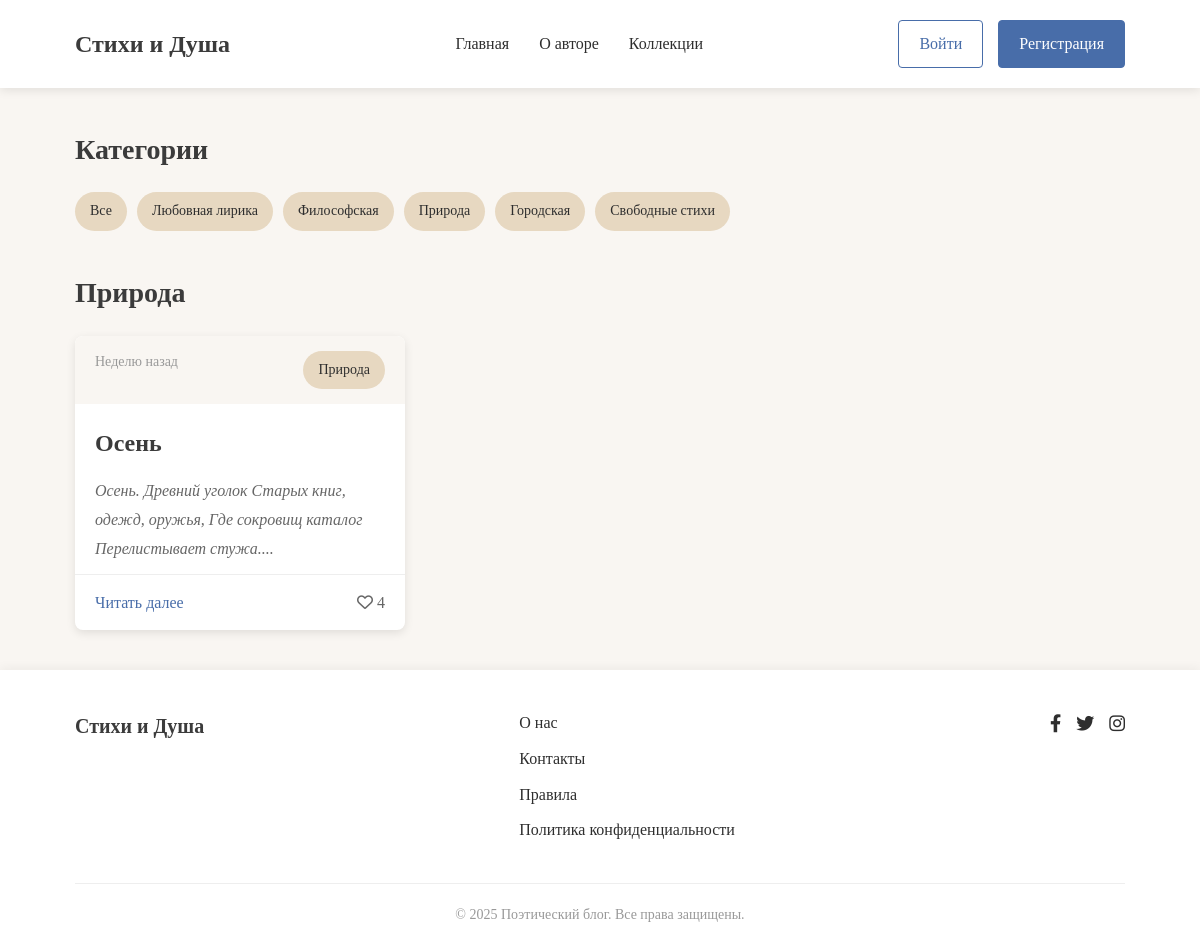
Screenshot of /category/3/ with the database file from the repository.
### show/models.py (models this page shows, shortened)
class Category(models.Model):
    title = models.CharField(max_length=60)
    def __str__(self):
        return f'{self.title}'

class Poem(models.Model):
    title = models.CharField(max_length=120)
    text = models.TextField()
    category = models.ForeignKey(to=Category, on_delete=models.CASCADE, related_name='poems')
    date_public = models.DateTimeField(auto_now_add=True)
    like = models.ManyToManyField(to=User, related_name="poems", blank=True)
    reads = models.ManyToManyField(to=User, related_name="reads")
    def text_poem(self):
        dot = self.text.count('.')
        if dot > 1:
            total = self.text.find('.')
            total_str = self.text.find('.', total + 1)
            return f"{self.text[0:total_str + 1]}..."
        else:
            return self.text
    def date_count(self):
        now_date = self.date_public.date()
        today = datetime.today().date()
        delta = (today - now_date).days
        if delta == 0:
            return 'Сегодня'
        elif delta == 1:
            return 'Вчера'
        elif delta == 7:
            return 'Неделю назад'
        elif delta < 31:
            return f'{delta} дней назад'
        elif delta < 365:
            months = delta // 30
            return f'{months} месяц(ев) назад'
        else:
            years = delta // 365
            return f'{years} год(а/лет) назад'

### show/views.py (the view)
# urls.py: path('', views.index, name='index'),
def index(request, category_id=None):
    context = {
        'categoryies' : Category.objects.all(),
        'last_poem' : Poem.objects.filter(category_id=category_id) if category_id else Poem.objects.all().order_by('-id')[:3],
        'title' : Category.objects.get(id=category_id) if category_id else "Посдение посты"
    }
    return render(request, 'show/index.html', context)

### show/templates/show/index.html
{% extends "show/base.html" %}
{% load static %}
{% block main %}
    <main class="main">
        <div class="container">
            <section class="categories">
                <h2>Категории</h2>
                <div class="category-list">
                    <a href="{% url "index" %}" class="category">Все</a>
                    {% for category in categoryies %}
                        <a href="{% url "category" category.id %}" class="category">{{ category.title }}</a>
                    {% endfor %}
                </div>
            </section>
            <section class="poems">
                <h2>{{ title.title }}</h2>
                <div class="poem-grid">
                    {% for poems in last_poem %}
                        <article class="poem-card">
                            <div class="poem-meta">
                                <span class="date">{{ poems.date_count }}</span>
                                <span class="category">{{ poems.category }}</span>
                            </div>
                            <h3 class="poem-title"><a href="{% url "show:poem" poems.id %}">{{ poems.title }}</a></h3>
                            <div class="poem-excerpt">
                                <p>{{ poems.text_poem }}<br>
                                </p>
                            </div>
                            <div class="poem-footer">
                                <a href="{% url "show:poem" poems.id %}" class="read-more">Читать далее</a>
                                {% if user in poems.like.all %}
                                    <a class="red" href="{% url "show:like" poems.id %}">
                                        <i class="far fa-heart"></i> {{ poems.like.count }}
                                    </a>
                                {% else %}
                                    <a class="likes" href="{% url "show:like" poems.id %}">
                                        <i class="far fa-heart"></i> {{ poems.like.count }}
                                    </a>
                                {% endif %}
                            </div>
                        </article>
                    {% endfor %}
                </div>
            </section>
        </div>
    </main>
{% endblock main %}

### frontend/css/style.css (style rules this page uses)
:root { --bg-color: #F9F6F2; --text-color: #2E2E2E; --heading-color: #3B3B3B; --accent-color: #C18C5D; --button-color: #486DA9; --category-color: #E7D8C1; }
* { margin: 0; padding: 0; box-sizing: border-box; }
body { font-family: 'Georgia', serif; background-color: var(--bg-color); color: var(--text-color); line-height: 1.6; }
a { text-decoration: none; color: var(--button-color); transition: color 0.3s; }
.container { width: 90%; max-width: 1200px; margin: 0 auto; padding: 0 15px; }
.main { padding: 40px 0; }
h1, h2, h3, h4 { color: var(--heading-color); margin-bottom: 20px; font-weight: 600; }
h2 { font-size: 28px; }
h3 { font-size: 24px; }
.categories { margin-bottom: 40px; }
.category-list { display: flex; flex-wrap: wrap; gap: 10px; }
.category { background-color: var(--category-color); padding: 8px 15px; border-radius: 20px; font-size: 14px; color: var(--text-color); transition: all 0.3s; }
.poem-grid { display: grid; grid-template-columns: repeat(auto-fill, minmax(300px, 1fr)); gap: 30px; }
.poem-card { background-color: white; border-radius: 8px; overflow: hidden; box-shadow: 0 3px 10px rgba(0, 0, 0, 0.1); transition: transform 0.3s, box-shadow 0.3s; }
.poem-meta { display: flex; justify-content: space-between; padding: 15px 20px; background-color: var(--bg-color); font-size: 14px; color: #666; }
.poem-title { padding: 0 20px; margin: 15px 0; }
.poem-title a { color: var(--heading-color); }
.poem-excerpt { padding: 0 20px; margin-bottom: 20px; color: var(--text-color); line-height: 1.8; }
.poem-footer { display: flex; justify-content: space-between; align-items: center; padding: 15px 20px; border-top: 1px solid #eee; }
.read-more { font-weight: 500; }
.likes { color: #666; }
.poem-meta { margin-bottom: 20px; }
.poem-excerpt { color: #666; margin-bottom: 10px; font-style: italic; }
.poem-meta { font-size: 14px; color: #999; }
.poem-card, .poem-full, .comment, .profile-header, .auth-form-container { animation: fadeIn 0.6s ease-out forwards; }
.poem-card { transition: transform 0.3s ease, box-shadow 0.3s ease; }
.poem-card:nth-child(1) { animation-delay: 0.1s; }

### rows the page displays
Category: title "Любовная лирика"
Category: title "Философская"
Category: title "Природа"
Category: title "Городская"
Category: title "Свободные стихи"
Poem: date_count "Неделю назад", category "Природа", title "Осень", text_poem "Осень. Древний уголок Старых книг, одежд, оружья, Где сокровищ каталог Перелистывает стужа....", like.count "4"
